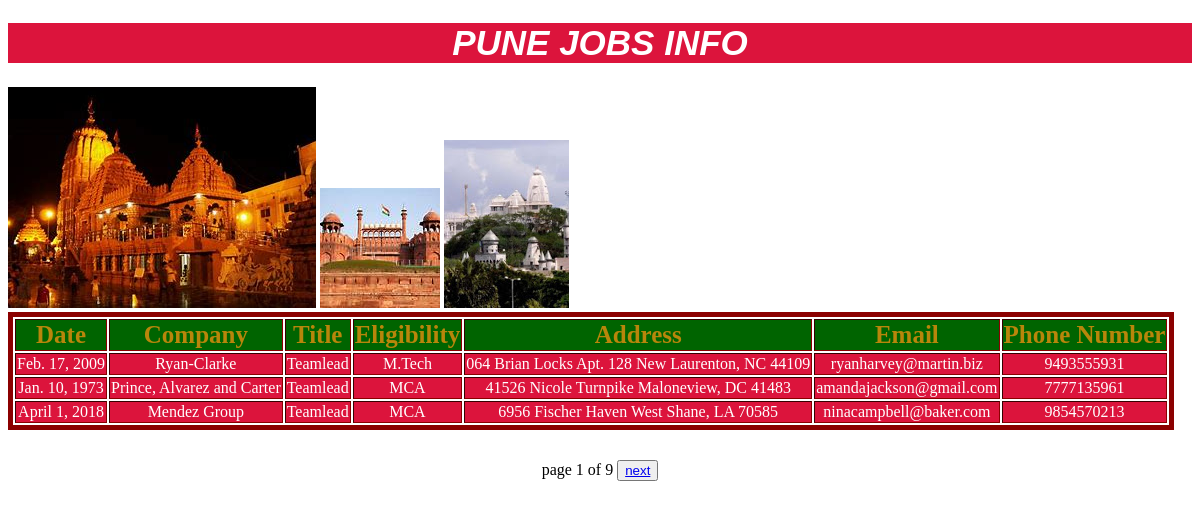
Page /punejobs/ on the committed database.
### jobsapp/models.py (models this page shows)
class Punejobsinfo(models.Model):
    Date =models.DateField()
    Company = models.CharField(max_length=30)
    Title = models.CharField(max_length=30)
    Eligibility = models.CharField(max_length=30)
    Address = models.CharField(max_length=30)
    Email = models.EmailField()
    PhoneNumber = models.IntegerField()

### jobsapp/views.py (the view)
# urls.py: path('punejobs/',views.Punejobs),
def Punejobs(request):
    punejobs_list = Punejobsinfo.objects.all()
    paginator = Paginator(punejobs_list, 3)
    page_number = request.GET.get('page')
    try:
        punejobs_list = paginator.page(page_number)
    except PageNotAnInteger:
        punejobs_list = paginator.page(1)
    except EmptyPage:
        punejobs_list = paginator.page(paginator.num_pages)
    return render(request,'jobsapp/punejobs.html', {'data3':punejobs_list})

### templates/jobsapp/punejobs.html
<!DOCTYPE html>
{% load staticfiles%}
<html lang="en">
<head>
    <link rel="stylesheet" href="{% static 'css/demo.css' %}">
</head>
<body>
     <h1>PUNE JOBS INFO</h1>
     <img src="{% static 'image/hyd1.jpg' %}">
     <img src="{% static 'image/delhi1.jpg' %}">
     <img src="{% static 'image/hyd3.jpg' %}">
<table border="2">
    {% if data3 %}
        <thead>
            <th>Date</th>
            <th>Company</th>
            <th>Title</th>
            <th>Eligibility</th>
            <th>Address</th>
            <th>Email</th>
            <th>Phone Number</th>
        </thead>
        {% for x in data3 %}
            <tr>
            <td>{{ x.Date }}</td>
            <td>{{ x.Company }}</td>
            <td>{{ x.Title }}</td>
            <td>{{ x.Eligibility }}</td>
            <td>{{ x.Address }}</td>
            <td>{{ x.Email }}</td>
            <td>{{ x.PhoneNumber }}</td>
            </tr>
        {% endfor %}
    {% endif %}
</table>
{% include 'paginator.html' with page=data3%}
</body>
</html>

### static/css/demo.css (style rules this page uses)
body { background-image: url("http://getwallpapers.com/wallpaper/full/e/b/e/574109.jpg"); }
h1 { background-color: crimson; text-align: center; font-size: 35px; font-family: 'Lucida Grande', 'Lucida Sans Unicode', 'Geneva', 'Verdana', sans-serif; font-style: oblique; color: white; }
td { background: crimson; color: white; text-align: center; }
thead { background: darkgreen; color: darkgoldenrod; font-size: 25px; }
table { border: 5px solid darkred; }

### rows in the picture
Punejobsinfo: Date "Feb. 17, 2009", Company "Ryan-Clarke", Title "Teamlead", Eligibility "M.Tech", Address "064 Brian Locks Apt. 128 New Laurenton, NC 44109", Email "ryanharvey@martin.biz", PhoneNumber "9493555931"
Punejobsinfo: Date "Jan. 10, 1973", Company "Prince, Alvarez and Carter", Title "Teamlead", Eligibility "MCA", Address "41526 Nicole Turnpike Maloneview, DC 41483", Email "amandajackson@gmail.com", PhoneNumber "7777135961"
Punejobsinfo: Date "April 1, 2018", Company "Mendez Group", Title "Teamlead", Eligibility "MCA", Address "6956 Fischer Haven West Shane, LA 70585", Email "ninacampbell@baker.com", PhoneNumber "9854570213"

### other values in the picture
{{ page.number }} "1"
{{ page.paginator.num_pages }} "9"
